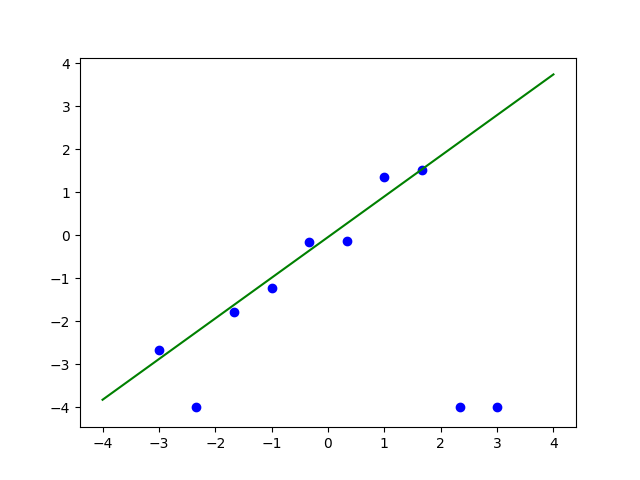

This figure's Python source:
import numpy as np
import matplotlib
from ADA4_Python.p48 import generate_sample

matplotlib.use('TkAgg')
import matplotlib.pyplot as plt

np.random.seed(1)


def build_design_matrix(x):
    phi = np.empty(x.shape + (2,))
    phi[:, 0] = 1.
    phi[:, 1] = x
    return phi


def iterative_reweighted_least_squares(x, y, eta=1., n_iter=1000):
    phi = build_design_matrix(x)
    # initialize theta using the solution of regularized ridge regression
    theta = theta_prev = np.linalg.solve(
        phi.T.dot(phi) + 1e-4 * np.identity(phi.shape[1]), phi.T.dot(y))
    for _ in range(n_iter):
        r = phi.dot(theta_prev) - y
        w = np.diag(np.where(r > eta, 0, (1-r**2/eta)**2 ))
        phit_w_phi = phi.T.dot(w).dot(phi)
        phit_w_y = phi.T.dot(w).dot(y)
        theta = np.linalg.solve(phit_w_phi, phit_w_y)
        if np.linalg.norm(theta - theta_prev) < 1e-3:
            break
        theta_prev = theta
    return theta


def predict(x, theta):
    phi = build_design_matrix(x)
    return phi.dot(theta)


def visualize(x, y, theta, x_min=-4., x_max=4., filename='tukey.png'):
    X = np.linspace(x_min, x_max, 1000)
    Y = predict(X, theta)
    plt.clf()
    plt.plot(X, Y, color='green')
    plt.scatter(x, y, c='blue', marker='o')
    plt.savefig(filename)


x, y = generate_sample()
theta = iterative_reweighted_least_squares(x, y, eta=1.)
visualize(x, y, theta)
